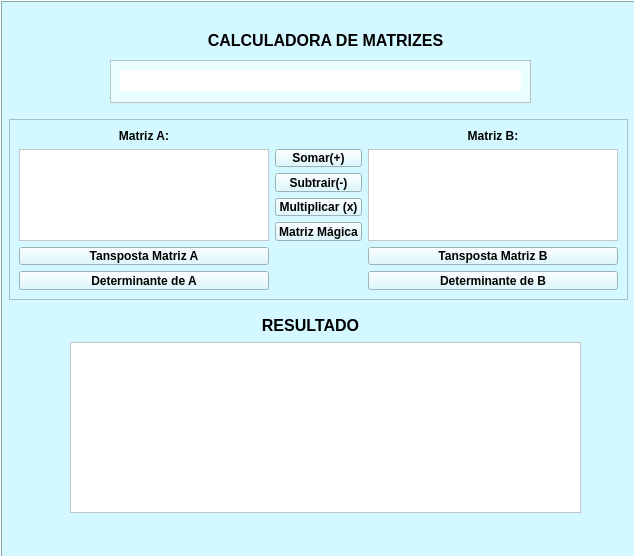
<?xml version="1.0" encoding="UTF-8"?>
<ui version="4.0">
 <class>MainWindow</class>
 <widget class="QMainWindow" name="MainWindow">
  <property name="geometry">
   <rect>
    <x>0</x>
    <y>0</y>
    <width>634</width>
    <height>556</height>
   </rect>
  </property>
  <property name="windowTitle">
   <string>MainWindow</string>
  </property>
  <widget class="QWidget" name="centralwidget">
   <widget class="QFrame" name="frame_fundo">
    <property name="geometry">
     <rect>
      <x>0</x>
      <y>0</y>
      <width>637</width>
      <height>561</height>
     </rect>
    </property>
    <property name="font">
     <font>
      <weight>75</weight>
      <bold>true</bold>
     </font>
    </property>
    <property name="styleSheet">
     <string notr="true">background-color: rgb(211, 248, 255);</string>
    </property>
    <property name="frameShape">
     <enum>QFrame::Box</enum>
    </property>
    <property name="frameShadow">
     <enum>QFrame::Raised</enum>
    </property>
    <widget class="QLabel" name="label_Titulo">
     <property name="geometry">
      <rect>
       <x>200</x>
       <y>20</y>
       <width>251</width>
       <height>41</height>
      </rect>
     </property>
     <property name="toolTip">
      <string>&lt;html&gt;&lt;head/&gt;&lt;body&gt;&lt;p align=&quot;center&quot;&gt;&lt;br/&gt;&lt;/p&gt;&lt;/body&gt;&lt;/html&gt;</string>
     </property>
     <property name="text">
      <string>&lt;html&gt;&lt;head/&gt;&lt;body&gt;&lt;p align=&quot;center&quot;&gt;&lt;span style=&quot; font-size:12pt; font-weight:600;&quot;&gt;CALCULADORA DE MATRIZES&lt;/span&gt;&lt;/p&gt;&lt;/body&gt;&lt;/html&gt;</string>
     </property>
    </widget>
    <widget class="QFrame" name="frame_2msg">
     <property name="geometry">
      <rect>
       <x>110</x>
       <y>60</y>
       <width>421</width>
       <height>43</height>
      </rect>
     </property>
     <property name="styleSheet">
      <string notr="true">background-color: rgb(234, 254, 255);</string>
     </property>
     <property name="frameShape">
      <enum>QFrame::StyledPanel</enum>
     </property>
     <property name="frameShadow">
      <enum>QFrame::Raised</enum>
     </property>
     <widget class="QLabel" name="label_mensagem">
      <property name="geometry">
       <rect>
        <x>10</x>
        <y>10</y>
        <width>401</width>
        <height>21</height>
       </rect>
      </property>
      <property name="styleSheet">
       <string notr="true">background-color: rgb(255, 255, 255);</string>
      </property>
      <property name="text">
       <string>&lt;html&gt;&lt;head/&gt;&lt;body&gt;&lt;p align=&quot;center&quot;&gt;&lt;br/&gt;&lt;/p&gt;&lt;/body&gt;&lt;/html&gt;</string>
      </property>
     </widget>
    </widget>
    <widget class="QFrame" name="frame_Opcoes">
     <property name="geometry">
      <rect>
       <x>9</x>
       <y>119</y>
       <width>619</width>
       <height>181</height>
      </rect>
     </property>
     <property name="frameShape">
      <enum>QFrame::StyledPanel</enum>
     </property>
     <property name="frameShadow">
      <enum>QFrame::Raised</enum>
     </property>
     <layout class="QGridLayout" name="gridLayout">
      <item row="3" column="1">
       <widget class="QPushButton" name="pushButton_MULT">
        <property name="font">
         <font>
          <pointsize>9</pointsize>
          <weight>75</weight>
          <bold>true</bold>
         </font>
        </property>
        <property name="styleSheet">
         <string notr="true">QPushButton:hover{
	background-color: rgb(255, 221, 196);
}

QPushButton:pressed{
	
	color: rgb(255, 255, 255);
	background-color: rgb(85, 255, 127);
}
</string>
        </property>
        <property name="text">
         <string>Multiplicar (x)</string>
        </property>
       </widget>
      </item>
      <item row="6" column="0">
       <widget class="QPushButton" name="pushButton_DET_A">
        <property name="font">
         <font>
          <pointsize>9</pointsize>
          <weight>75</weight>
          <bold>true</bold>
         </font>
        </property>
        <property name="styleSheet">
         <string notr="true">QPushButton:hover{
	background-color: rgb(255, 221, 196);
}

QPushButton:pressed{
	
	color: rgb(255, 255, 255);
	background-color: rgb(85, 255, 127);
}
</string>
        </property>
        <property name="text">
         <string>Determinante de A</string>
        </property>
       </widget>
      </item>
      <item row="0" column="0">
       <widget class="QLabel" name="label_IdentificarMat_A">
        <property name="text">
         <string>&lt;html&gt;&lt;head/&gt;&lt;body&gt;&lt;p align=&quot;center&quot;&gt;&lt;span style=&quot; font-size:9pt; font-weight:600;&quot;&gt;Matriz A:&lt;/span&gt;&lt;/p&gt;&lt;/body&gt;&lt;/html&gt;</string>
        </property>
       </widget>
      </item>
      <item row="5" column="2">
       <widget class="QPushButton" name="pushButton_TRANSPOSTA_B">
        <property name="font">
         <font>
          <pointsize>9</pointsize>
          <weight>75</weight>
          <bold>true</bold>
         </font>
        </property>
        <property name="styleSheet">
         <string notr="true">QPushButton:hover{
	background-color: rgb(255, 221, 196);
}

QPushButton:pressed{
	
	color: rgb(255, 255, 255);
	background-color: rgb(85, 255, 127);
}
</string>
        </property>
        <property name="text">
         <string>Tansposta Matriz B</string>
        </property>
       </widget>
      </item>
      <item row="5" column="0">
       <widget class="QPushButton" name="pushButton_TRANSPOSTA_A">
        <property name="font">
         <font>
          <pointsize>9</pointsize>
          <weight>75</weight>
          <bold>true</bold>
         </font>
        </property>
        <property name="styleSheet">
         <string notr="true">QPushButton:hover{
	background-color: rgb(255, 221, 196);
}

QPushButton:pressed{
	
	color: rgb(255, 255, 255);
	background-color: rgb(85, 255, 127);
}
</string>
        </property>
        <property name="text">
         <string>Tansposta Matriz A</string>
        </property>
        <property name="iconSize">
         <size>
          <width>16</width>
          <height>16</height>
         </size>
        </property>
       </widget>
      </item>
      <item row="1" column="1">
       <widget class="QPushButton" name="pushButton_SOMA">
        <property name="sizePolicy">
         <sizepolicy hsizetype="Minimum" vsizetype="Fixed">
          <horstretch>0</horstretch>
          <verstretch>0</verstretch>
         </sizepolicy>
        </property>
        <property name="font">
         <font>
          <pointsize>9</pointsize>
          <weight>75</weight>
          <bold>true</bold>
         </font>
        </property>
        <property name="styleSheet">
         <string notr="true">
QPushButton:hover{
	background-color: qlineargradient(spread:pad, x1:0.142, y1:0.0227273, x2:1, y2:0, stop:0 rgba(0, 50, 66, 255), stop:1 rgba(255, 255, 255, 255));
	background-color: rgb(255, 221, 196);
}

QPushButton:pressed{
	
	color: rgb(255, 255, 255);
	background-color: rgb(85, 255, 127);
}
</string>
        </property>
        <property name="text">
         <string>Somar(+)</string>
        </property>
        <property name="iconSize">
         <size>
          <width>16</width>
          <height>16</height>
         </size>
        </property>
       </widget>
      </item>
      <item row="0" column="2">
       <widget class="QLabel" name="label_Identificar_Mat_B">
        <property name="text">
         <string>&lt;html&gt;&lt;head/&gt;&lt;body&gt;&lt;p align=&quot;center&quot;&gt;&lt;span style=&quot; font-size:9pt; font-weight:600;&quot;&gt;Matriz B:&lt;/span&gt;&lt;/p&gt;&lt;/body&gt;&lt;/html&gt;</string>
        </property>
       </widget>
      </item>
      <item row="2" column="1">
       <widget class="QPushButton" name="pushButton_SUBTRACAO">
        <property name="font">
         <font>
          <pointsize>9</pointsize>
          <weight>75</weight>
          <bold>true</bold>
         </font>
        </property>
        <property name="styleSheet">
         <string notr="true">QPushButton:hover{
	background-color: rgb(255, 221, 196);
}

QPushButton:pressed{
	
	color: rgb(255, 255, 255);
	background-color: rgb(85, 255, 127);
}
</string>
        </property>
        <property name="text">
         <string>Subtrair(-)</string>
        </property>
       </widget>
      </item>
      <item row="6" column="2">
       <widget class="QPushButton" name="pushButton_DET_B">
        <property name="font">
         <font>
          <pointsize>9</pointsize>
          <weight>75</weight>
          <bold>true</bold>
         </font>
        </property>
        <property name="styleSheet">
         <string notr="true">QPushButton:hover{
	background-color: rgb(255, 221, 196);
}

QPushButton:pressed{
	
	color: rgb(255, 255, 255);
	background-color: rgb(85, 255, 127);
}
</string>
        </property>
        <property name="text">
         <string>Determinante de B</string>
        </property>
       </widget>
      </item>
      <item row="1" column="2" rowspan="4">
       <widget class="QTextEdit" name="textEdit_MatrizB">
        <property name="styleSheet">
         <string notr="true">background-color: rgb(255, 255, 255);</string>
        </property>
        <property name="html">
         <string>&lt;!DOCTYPE HTML PUBLIC &quot;-//W3C//DTD HTML 4.0//EN&quot; &quot;http://www.w3.org/TR/REC-html40/strict.dtd&quot;&gt;
&lt;html&gt;&lt;head&gt;&lt;meta name=&quot;qrichtext&quot; content=&quot;1&quot; /&gt;&lt;style type=&quot;text/css&quot;&gt;
p, li { white-space: pre-wrap; }
&lt;/style&gt;&lt;/head&gt;&lt;body style=&quot; font-family:'MS Shell Dlg 2'; font-size:8.25pt; font-weight:400; font-style:normal;&quot;&gt;
&lt;p style=&quot;-qt-paragraph-type:empty; margin-top:0px; margin-bottom:0px; margin-left:0px; margin-right:0px; -qt-block-indent:0; text-indent:0px;&quot;&gt;&lt;br /&gt;&lt;/p&gt;&lt;/body&gt;&lt;/html&gt;</string>
        </property>
       </widget>
      </item>
      <item row="4" column="1">
       <widget class="QPushButton" name="pushButton_Matriz_MAGICA">
        <property name="font">
         <font>
          <pointsize>9</pointsize>
          <weight>75</weight>
          <bold>true</bold>
         </font>
        </property>
        <property name="styleSheet">
         <string notr="true">QPushButton:hover{
	background-color: rgb(255, 221, 196);
}

QPushButton:pressed{
	
	color: rgb(255, 255, 255);
	background-color: rgb(85, 255, 127);
}
</string>
        </property>
        <property name="text">
         <string>Matriz Mágica</string>
        </property>
       </widget>
      </item>
      <item row="1" column="0" rowspan="4">
       <widget class="QTextEdit" name="textEdit_MatrizA">
        <property name="styleSheet">
         <string notr="true">background-color: rgb(255, 255, 255);</string>
        </property>
        <property name="html">
         <string>&lt;!DOCTYPE HTML PUBLIC &quot;-//W3C//DTD HTML 4.0//EN&quot; &quot;http://www.w3.org/TR/REC-html40/strict.dtd&quot;&gt;
&lt;html&gt;&lt;head&gt;&lt;meta name=&quot;qrichtext&quot; content=&quot;1&quot; /&gt;&lt;style type=&quot;text/css&quot;&gt;
p, li { white-space: pre-wrap; }
&lt;/style&gt;&lt;/head&gt;&lt;body style=&quot; font-family:'MS Shell Dlg 2'; font-size:8.25pt; font-weight:400; font-style:normal;&quot;&gt;
&lt;p style=&quot;-qt-paragraph-type:empty; margin-top:0px; margin-bottom:0px; margin-left:0px; margin-right:0px; -qt-block-indent:0; text-indent:0px;&quot;&gt;&lt;br /&gt;&lt;/p&gt;&lt;/body&gt;&lt;/html&gt;</string>
        </property>
       </widget>
      </item>
     </layout>
    </widget>
    <widget class="QTextEdit" name="textEdit_RESULT_OP">
     <property name="geometry">
      <rect>
       <x>70</x>
       <y>342</y>
       <width>511</width>
       <height>171</height>
      </rect>
     </property>
     <property name="styleSheet">
      <string notr="true">background-color: rgb(255, 255, 255);</string>
     </property>
     <property name="html">
      <string>&lt;!DOCTYPE HTML PUBLIC &quot;-//W3C//DTD HTML 4.0//EN&quot; &quot;http://www.w3.org/TR/REC-html40/strict.dtd&quot;&gt;
&lt;html&gt;&lt;head&gt;&lt;meta name=&quot;qrichtext&quot; content=&quot;1&quot; /&gt;&lt;style type=&quot;text/css&quot;&gt;
p, li { white-space: pre-wrap; }
&lt;/style&gt;&lt;/head&gt;&lt;body style=&quot; font-family:'MS Shell Dlg 2'; font-size:8.25pt; font-weight:400; font-style:normal;&quot;&gt;
&lt;p align=&quot;center&quot; style=&quot;-qt-paragraph-type:empty; margin-top:0px; margin-bottom:0px; margin-left:0px; margin-right:0px; -qt-block-indent:0; text-indent:0px; font-size:10.25pt;&quot;&gt;&lt;br /&gt;&lt;/p&gt;&lt;/body&gt;&lt;/html&gt;</string>
     </property>
    </widget>
    <widget class="QLabel" name="label_Resultado">
     <property name="geometry">
      <rect>
       <x>240</x>
       <y>316</y>
       <width>141</width>
       <height>20</height>
      </rect>
     </property>
     <property name="text">
      <string>&lt;html&gt;&lt;head/&gt;&lt;body&gt;&lt;p align=&quot;center&quot;&gt;&lt;span style=&quot; font-size:12pt; font-weight:600;&quot;&gt;RESULTADO&lt;/span&gt;&lt;/p&gt;&lt;/body&gt;&lt;/html&gt;</string>
     </property>
    </widget>
   </widget>
  </widget>
 </widget>
 <resources/>
 <connections/>
</ui>
